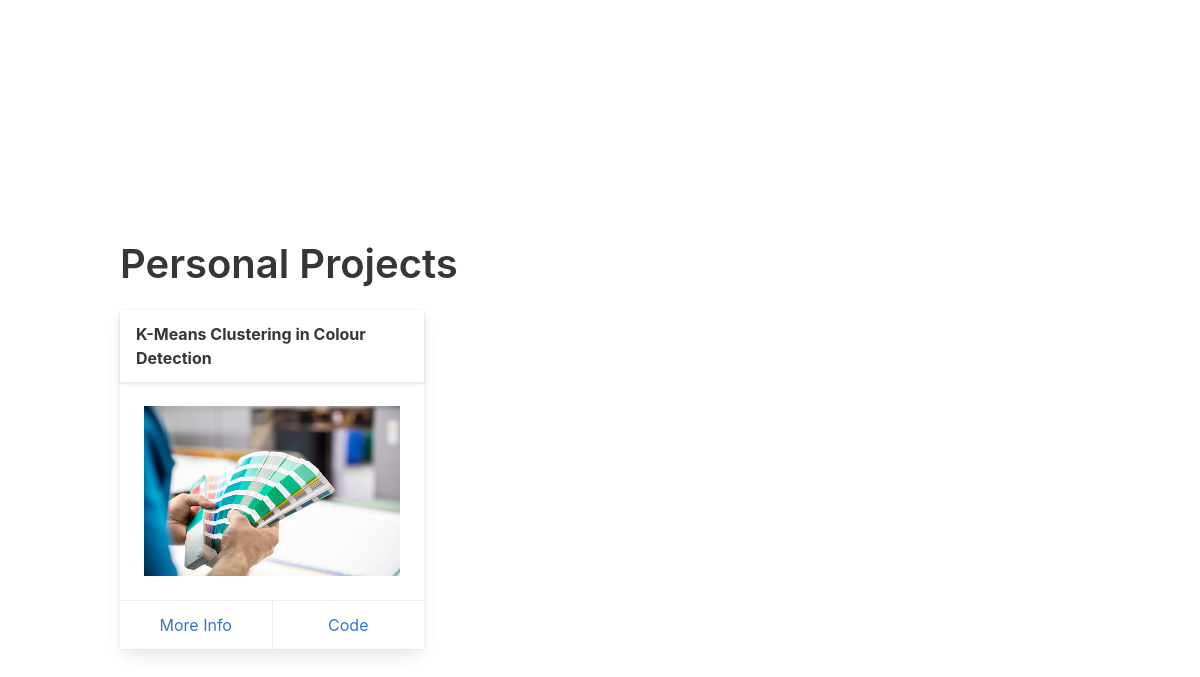
Before: /about (lower part) with the older database file.
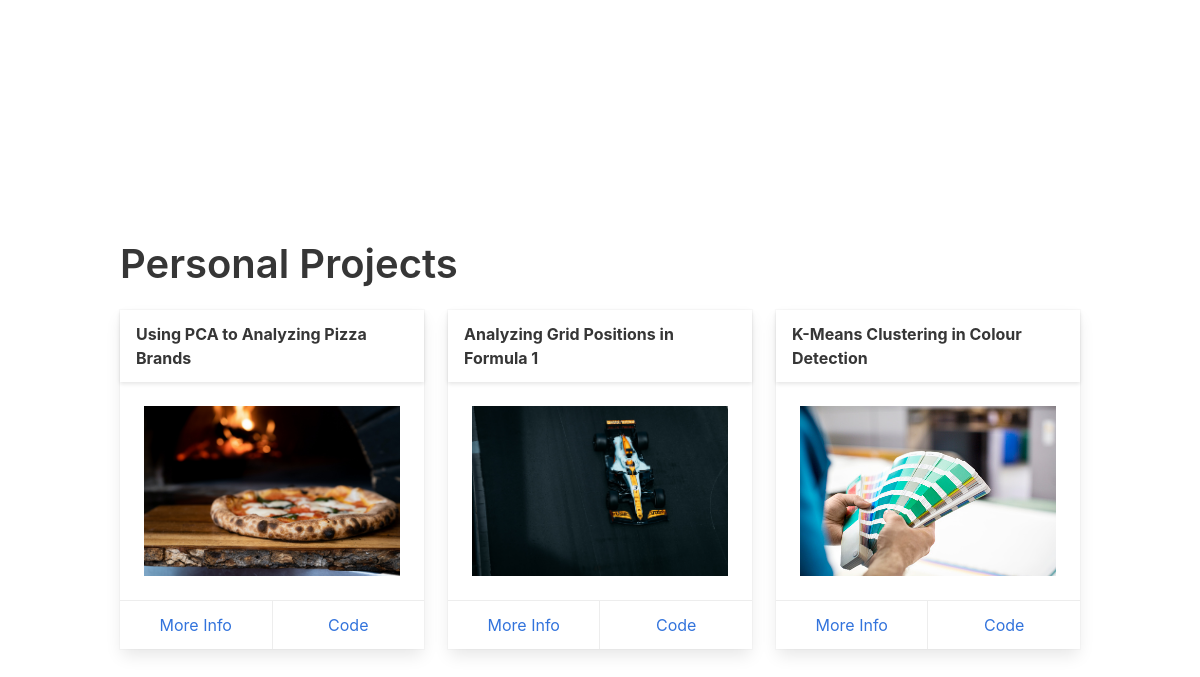
After: the same page with the newer database file.
### models.py (models this page shows, shortened)
class Project(db.Model):
    id = db.Column(db.Integer, primary_key=True)
    project_name = db.Column(db.String(100), unique=True)
    img_path = db.Column(db.String(100))
    code_url = db.Column(db.String(100))
    info_url = db.Column(db.String(100))
    created = db.Column(db.DateTime, default=datetime.now())
    tags = db.relationship('Tag', secondary=project_tags,
                           backref=db.backref('projects'), lazy='dynamic')

### views.py (the view)
@app.route("/about")
def about():
    projects = Project.query.order_by(Project.created.desc())
    return render_template('aboutme.html', projects=projects)

### templates/aboutme.html (shortened to what this page needs)
<!DOCTYPE html>
<html lang="en">
<head>
  <link rel="stylesheet" href="{{ url_for('static', filename='css/bulma.min.css') }}" />
  <link rel="stylesheet" href="{{ url_for('static', filename='css/fontawesome/css/all.css') }}" />
</head>
<body>
  <section class="hero is-fullheight" id="work">
    <div class="hero-body">
      <div class="container">
        <div class="columns is-multiline is-mobile">
          <div class="column is-half">
          </div>
          <div class="column is-half"></div>
        </div>
      </div>
    </div>
  </section>
  <section class="hero is-fullheight" id="portfolio">
    <div class="hero-body">
      <div class="container">
        <h3 class="title is-2">Personal Projects</h3>
        <div container portfolio-container>
          <div class="columns is-multiline">
            {% for project in projects %}
            <div class="column is-one-third">
              <div class="card">
                <header class="card-header">
                  <p class="card-header-title">
                    <span>{{ project.project_name }}</span>
                  </p>
                </header>
                <div class="card-content">
                  <figure class="image">
                    <img src="{{ url_for('static', filename= project.img_path ) }}" alt="Admin template screenshot" />
                  </figure>
                </div>
                <footer class="card-footer">
                  {% if project.info_url %}
                  <a href="{{ project.info_url }}" class="card-footer-item">More Info</a>
                  {% endif %}
                  <a href="{{ project.code_url }}" class="card-footer-item">Code</a>
                </footer>
              </div>
            </div>
            {% endfor %}
          </div>
        </div>
      </div>
    </div>
  </section>
</body>
</html>

Changed rows visible on the page:
added Project: project_name "Using PCA to Analyzing Pizza Brands", img_path (picture)
added Project: project_name "Analyzing Grid Positions in Formula 1", img_path (picture)
